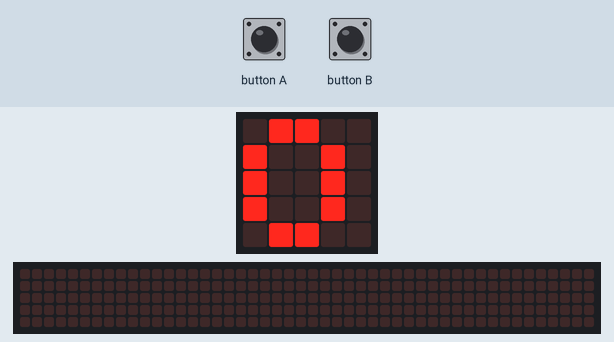
This program was run on a simulated BBC micro:bit running MicroPython. Shown: the board's 5×5 LED display, a strip that is not on the board, showing the scrolling text unrolled. The test bench sets the inputs (shaded band). The 48×5 strip is a reading aid, not a part: it shows the text the display is scrolling, unrolled, one strip-width of it at a time.

Above: at 1.2 s.
1.3 s: button A pressed for 0.15 s
At 2.3 s:
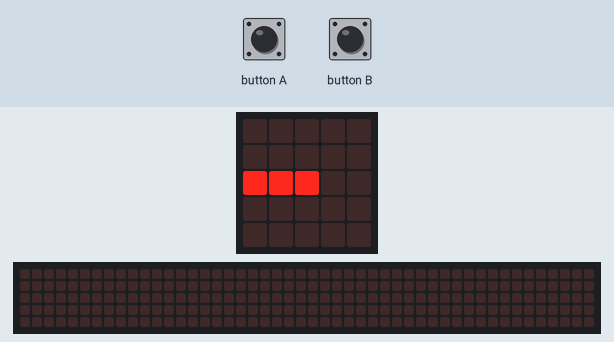
4.4 s: button B pressed for 0.15 s
At 6.0 s:
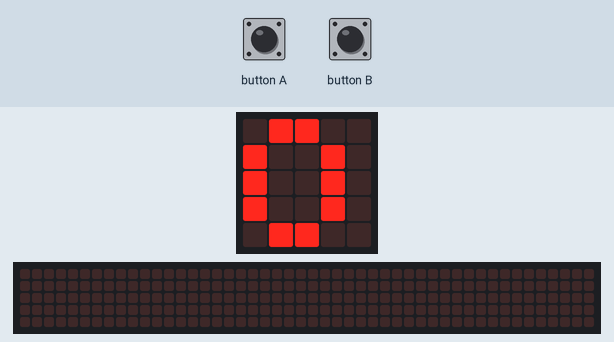
6.5 s: button A pressed for 1 s
At 8.5 s:
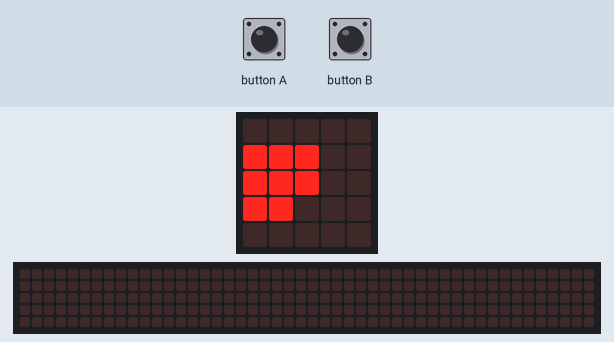
10.5 s: button B pressed for 1 s
At 11.4 s:
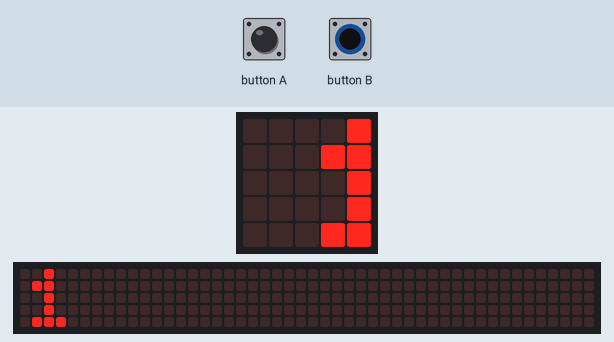
12.1 s: button A pressed for 0.15 s
At 15.1 s:
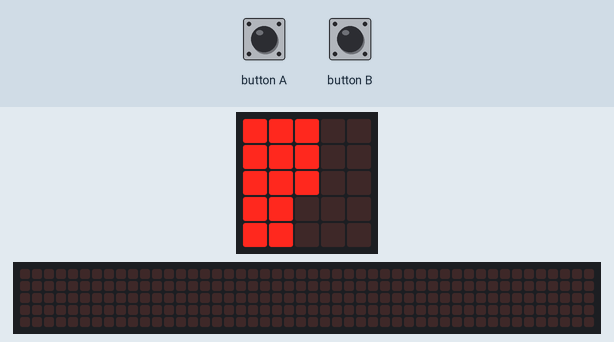
15.2 s: button B pressed for 3.2 s
At 16.4 s:
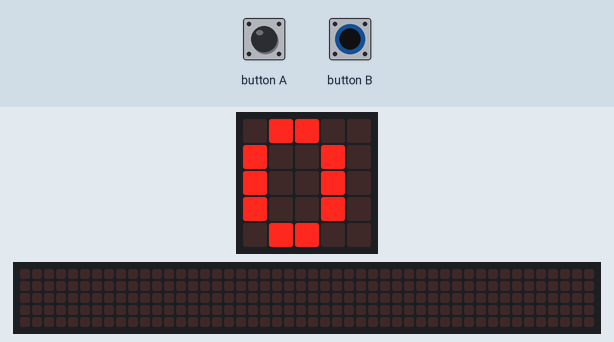
Timing chart, 0 to 18.2 s (numbered marks = the images above; inputs shaded):
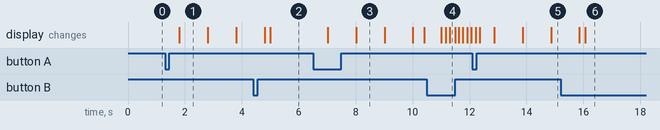

The program:

Kieser-Timer.py
```python
from microbit import *
import music
import time

seconds = 120

nw = Image("00009:"
           "00090:"
           "00900:"
           "00000:"
           "00000")
sw = Image("00000:"
           "00000:"
           "00900:"
           "00090:"
           "00009")
s1 = Image("00000:"
           "00000:"
           "99900:"
           "00000:"
           "00000")
s2 = Image("00000:"
           "99900:"
           "99900:"
           "99000:"
           "00000")

def displayCycle(cycle):
    pixel = [ [9,9,9,9,9], [9,9,9,9,9] ]
    for i in range(cycle):
        if i < 5:
            pixel[0][i] = 0
        else:
            pixel[1][i-5] = 0
    for c in range(2):
        for r in range(5):
            display.set_pixel(c, r, pixel[c][r])

Images = [Image.CLOCK12, nw, Image.CLOCK3, sw, Image.CLOCK6, Image.CLOCK6, Image.CLOCK6,
          sw, Image.CLOCK3, nw, Image.CLOCK12, Image.CLOCK12]

def sleepFor(millisecs):
    global startLoopTime
    sleeptime = startLoopTime - running_time() + millisecs
    sleep(sleeptime)

def starte():
    global i, sound, Images, startTime, startLoopTime
    i = 0
    startLoopTime = running_time()
    display.show("0")
    sleepFor(500)
    display.show(s1)
    sleepFor(1500)
    display.show(s2)
    sleepFor(2500)         # a total of 3.5 seconds pause (countdown) for preparation
    display.show(Images[0])
    displayCycle(0)
    sleepFor(3500)
    if sound > 0:
        music.play(music.BA_DING)
    startTime = running_time()
    startLoopTime = startTime
    display.set_pixel(2, 2, 0)
    sleepFor(200)
    display.set_pixel(2, 2, 9)
    button_a.was_pressed()
    if button_b.was_pressed():
        i = -1

sound = 0
i = -1
while True:
    startLoopTime = running_time()
    # gesture = accelerometer.current_gesture()
    # if gesture == "shake":
    #    sound = 1 - sound   # Toggle between sound and mute
    if button_a.was_pressed():
        starte()
    elif i >= 0 and button_b.was_pressed():
        i = -1
        elapsed = int( (running_time() - startTime) / 1000 )
        while True:
            display.scroll(elapsed)
            if button_a.was_pressed():
                starte()
                break
            if button_b.was_pressed():
                break
            sleep(100)

    if i >= 0:
        imagenr = i % 12
        if imagenr == 0 or imagenr == 6:
            display.set_pixel(2, 2, 0)
            sleep(200)
            display.set_pixel(2, 2, 9)
        display.show(Images[imagenr])
        cycle = int(i / 12)
        displayCycle(cycle)
    else:
        display.show("0")

    if i < 0:
        sleep(100)          # shorter reaction time on start-button
    else:
        sleepFor(1000)      # 1 second

    if i >= 0:              # seconds counter
        i += 1

    if i >= seconds:
        if sound > 0:
            music.play(music.BA_DING)
        i = -1              # reset
```

Measured:
- after the input at 1.3 s, the display: changes after 0.51 s (image 1)
- after the input at 4.4 s, the display: first differs from a run without the input after 0.61 s (image 2)
- after the input at 6.5 s, the display: first changes after 0.51 s (image 3 shows a later state)
- after the input at 10.5 s, the display: first changes after 0.51 s (image 4 shows a later state)
- after the input at 15.2 s, the display: first differs from a run without the input after 0.86 s (image 6)
- what the display in image 1 shows lasts 1.0 s, from 1.8 s to 2.8 s
